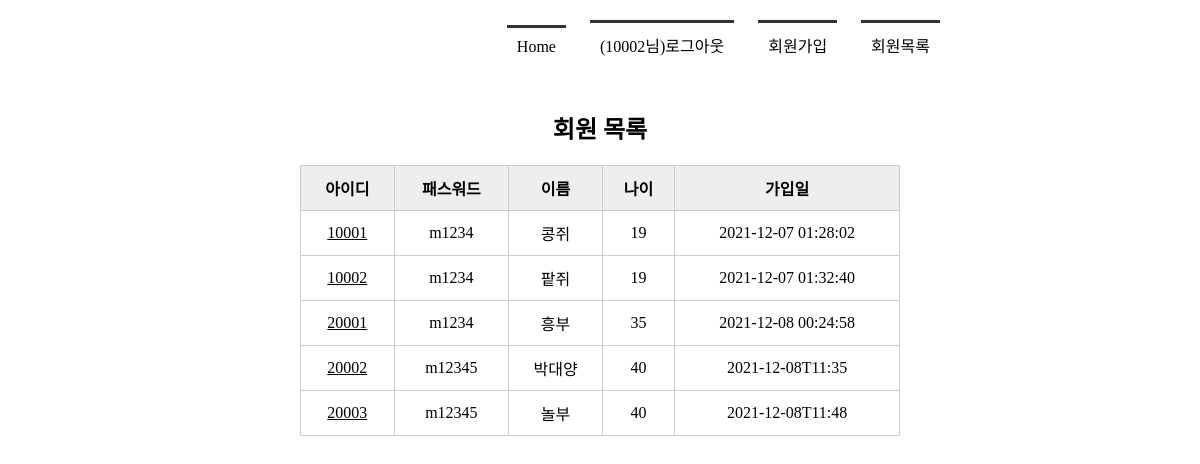
Page /member_list (signed in) on the earlier database version.
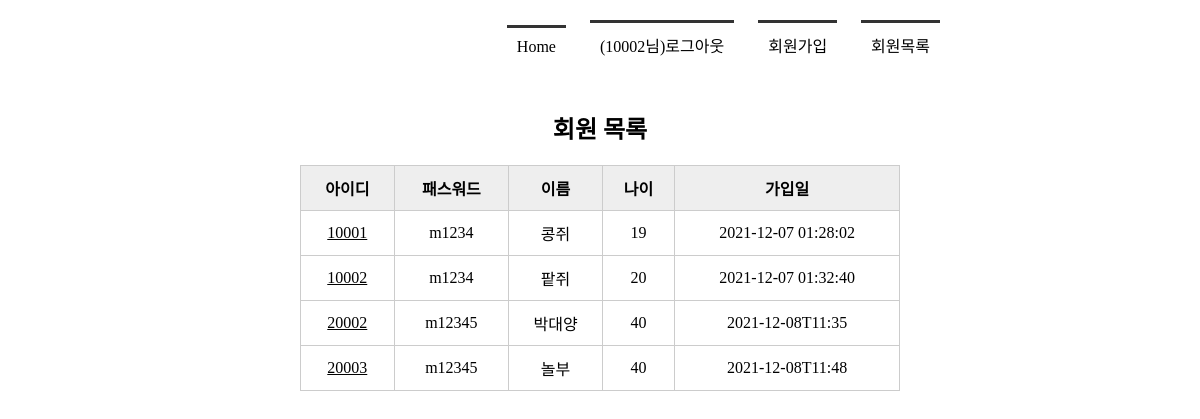
Same page on the later database version.
### tables this page shows
CREATE TABLE member(
            mid CHAR(5) PRIMARY KEY,
            passwd CHAR(8) NOT NULL,
            name TEXT NOT NULL,
            age INTEGER,
            regDate DATETIME DEFAULT CURRENT_TIMESTAMP
        );

### app.py (the view)
@app.route('/member_list')
def member_list():
    conn = getconn()
    cur = conn.cursor()
    sql = "SELECT * FROM member"
    cur.execute(sql)
    rs = cur.fetchall()
    conn.close()
    if 'userID' in session:     # session에 userID가 존재하면
        ssid = session.get('userID')    # 세션을 가져옴
        return render_template('member_list.html', ssid=ssid, rs=rs)
    else:
        return render_template('member_list.html')

### app.py (called while the page is built)
def getconn():
    conn = sqlite3.connect('./memberdb.db')
    return conn

### templates/member_list.html (shortened to what this page needs)
<!DOCTYPE html>
<html lang="ko">
<head>
    <link rel="stylesheet" href="{{ url_for('static', filename='css/style.css') }}">
</head>
<body>
    <div id="container">
        {% include 'nav_bar.html' %}
        <section>
            <h1>회원 목록</h1>
            <table>
                <tr>
                    <th>아이디</th><th>패스워드</th><th>이름</th><th>나이</th><th>가입일</th>
                </tr>
                {% for i in rs %}
                <tr>
                    <td><a href="{{ url_for('member_view', id=i[0]) }}">{{ i[0] }}</a></td>
                    <td>{{ i[1] }}</td>
                    <td>{{ i[2] }}</td>
                    <td>{{ i[3] }}</td>
                    <td>{{ i[4] }}</td>
                </tr>
                {% endfor %}
            </table>
        </section>
    </div>
</body>
</html>

### templates/nav_bar.html
<header>
    <nav>
        <ul>
            {% if session %}
                <li><a href="{{ url_for('index') }}">Home</a></li>
                <li><a href="{{ url_for ('logout') }}">({{ ssid }}님)로그아웃</a></li>
                <li><a href="{{ url_for('register') }}">회원가입</a></li>
                <li><a href="{{ url_for('member_list') }}">회원목록</a></li>
            {% else %}
                <li><a href="{{ url_for('index') }}">Home</a></li>
                <li><a href="{{ url_for('login') }}">로그인</a></li>
                <li><a href="{{ url_for('register') }}">회원가입</a></li>
                <li><a href="{{ url_for('member_list') }}">회원목록</a></li>
            {% endif %}
        </ul>
    </nav>
</header>

### static/css/style.css (style rules this page uses)
* { margin: 0; padding: 0; }
#container { width: 1000px; margin: 10px auto; }
header { height: 100px; }
nav ul { list-style: none; text-align: right; margin-right: 150px; }
nav ul li { display: inline-block; margin: 10px; border-top: 3px solid #333; padding: 10px; }
nav ul li a { text-decoration: none; color: #000; }
section { text-align: center; }
section table { width: 600px; margin: 0 auto; border-collapse: collapse; }
section h1 { margin-bottom: 20px; }
section table, th, td { border: 1px solid #ccc; padding: 10px }
section table th { background-color: #eee }
section table a { color: #000; }

Differences in the rows shown:
removed member: mid "20001", passwd "m1234", name "흥부", age "35", regDate "2021-12-08 00:24:58"
changed member "팥쥐": age "19" → "20"
